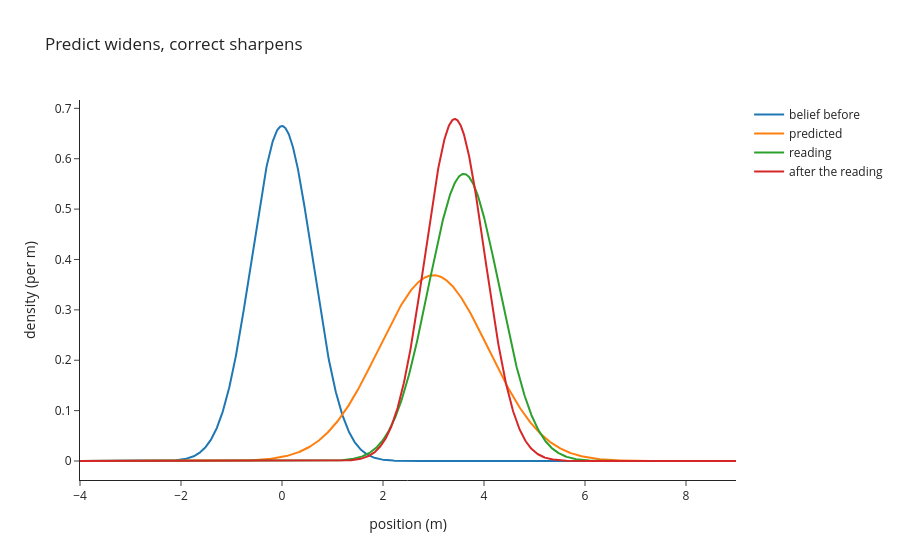

Here is the notebook cell this chart was saved with:
### Code cell
fig = go.Figure()
for name, p in (("belief before", prior), ("predicted", predicted), ("reading", likelihood),
                ("after the reading", posterior)):
    fig.add_trace(go.Scatter(x=x, y=p, name=name))
fig.update_layout(template="simple_white", xaxis_title="position (m)", yaxis_title="density (per m)",
                  title="Predict widens, correct sharpens")
fig.show()

### Figure 1 — Plotly figure (JSON) as saved in the notebook; plotly's stock layout.template omitted (floating-point values rounded to 4 significant figures; data arrays with more than 128 entries replaced by an {"elided": "..."} marker saying what was removed)
{"data": [{"name": "belief before", "type": "scatter", "x": {"elided": "1300 float values"}, "y": {"elided": "1300 float values"}}, {"name": "predicted", "type": "scatter", "x": {"elided": "1300 float values"}, "y": {"elided": "1300 float values"}}, {"name": "reading", "type": "scatter", "x": {"elided": "1300 float values"}, "y": {"elided": "1300 float values"}}, {"name": "after the reading", "type": "scatter", "x": {"elided": "1300 float values"}, "y": {"elided": "1300 float values"}}], "layout": {"title": {"text": "Predict widens, correct sharpens"}, "xaxis": {"title": {"text": "position (m)"}}, "yaxis": {"title": {"text": "density (per m)"}}}}
